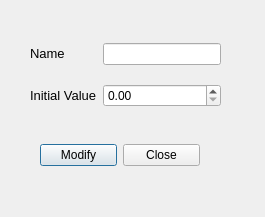
<?xml version="1.0" encoding="UTF-8"?>
<ui version="4.0">
 <class>modifySpeciesDial</class>
 <widget class="QDialog" name="modifySpeciesDial">
  <property name="geometry">
   <rect>
    <x>0</x>
    <y>0</y>
    <width>265</width>
    <height>217</height>
   </rect>
  </property>
  <property name="windowTitle">
   <string>Modify species</string>
  </property>
  <widget class="QWidget" name="gridLayoutWidget">
   <property name="geometry">
    <rect>
     <x>30</x>
     <y>30</y>
     <width>191</width>
     <height>90</height>
    </rect>
   </property>
   <layout class="QGridLayout" name="gridLayout">
    <item row="1" column="1">
     <widget class="QLabel" name="label_2">
      <property name="text">
       <string>&lt;!DOCTYPE HTML PUBLIC &quot;-//W3C//DTD HTML 4.0//EN&quot; &quot;http://www.w3.org/TR/REC-html40/strict.dtd&quot;&gt;
&lt;html&gt;&lt;head&gt;&lt;meta name=&quot;qrichtext&quot; content=&quot;1&quot; /&gt;&lt;style type=&quot;text/css&quot;&gt;
p, li { white-space: pre-wrap; }
&lt;/style&gt;&lt;/head&gt;&lt;body style=&quot; font-family:'MS Shell Dlg 2'; font-size:8.25pt; font-weight:400; font-style:normal;&quot;&gt;
&lt;p style=&quot; margin-top:0px; margin-bottom:0px; margin-left:0px; margin-right:0px; -qt-block-indent:0; text-indent:0px;&quot;&gt;&lt;span style=&quot; font-size:10pt;&quot;&gt;Initial Value&lt;/span&gt;&lt;/p&gt;&lt;/body&gt;&lt;/html&gt;</string>
      </property>
     </widget>
    </item>
    <item row="0" column="1">
     <widget class="QLabel" name="label">
      <property name="text">
       <string>&lt;!DOCTYPE HTML PUBLIC &quot;-//W3C//DTD HTML 4.0//EN&quot; &quot;http://www.w3.org/TR/REC-html40/strict.dtd&quot;&gt;
&lt;html&gt;&lt;head&gt;&lt;meta name=&quot;qrichtext&quot; content=&quot;1&quot; /&gt;&lt;style type=&quot;text/css&quot;&gt;
p, li { white-space: pre-wrap; }
&lt;/style&gt;&lt;/head&gt;&lt;body style=&quot; font-family:'MS Shell Dlg 2'; font-size:8.25pt; font-weight:400; font-style:normal;&quot;&gt;
&lt;p style=&quot; margin-top:0px; margin-bottom:0px; margin-left:0px; margin-right:0px; -qt-block-indent:0; text-indent:0px;&quot;&gt;&lt;span style=&quot; font-size:10pt;&quot;&gt;Name&lt;/span&gt;&lt;/p&gt;&lt;/body&gt;&lt;/html&gt;</string>
      </property>
     </widget>
    </item>
    <item row="0" column="2">
     <widget class="QLineEdit" name="nameToModify"/>
    </item>
    <item row="1" column="2">
     <widget class="QDoubleSpinBox" name="doubleSpinBox">
      <property name="singleStep">
       <double>0.100000000000000</double>
      </property>
     </widget>
    </item>
   </layout>
  </widget>
  <widget class="QWidget" name="horizontalLayoutWidget">
   <property name="geometry">
    <rect>
     <x>40</x>
     <y>130</y>
     <width>160</width>
     <height>51</height>
    </rect>
   </property>
   <layout class="QHBoxLayout" name="horizontalLayout">
    <item>
     <widget class="QPushButton" name="modifyButton">
      <property name="text">
       <string>Modify</string>
      </property>
     </widget>
    </item>
    <item>
     <widget class="QPushButton" name="cancelButton">
      <property name="text">
       <string>Close</string>
      </property>
     </widget>
    </item>
   </layout>
  </widget>
 </widget>
 <resources/>
 <connections/>
</ui>
